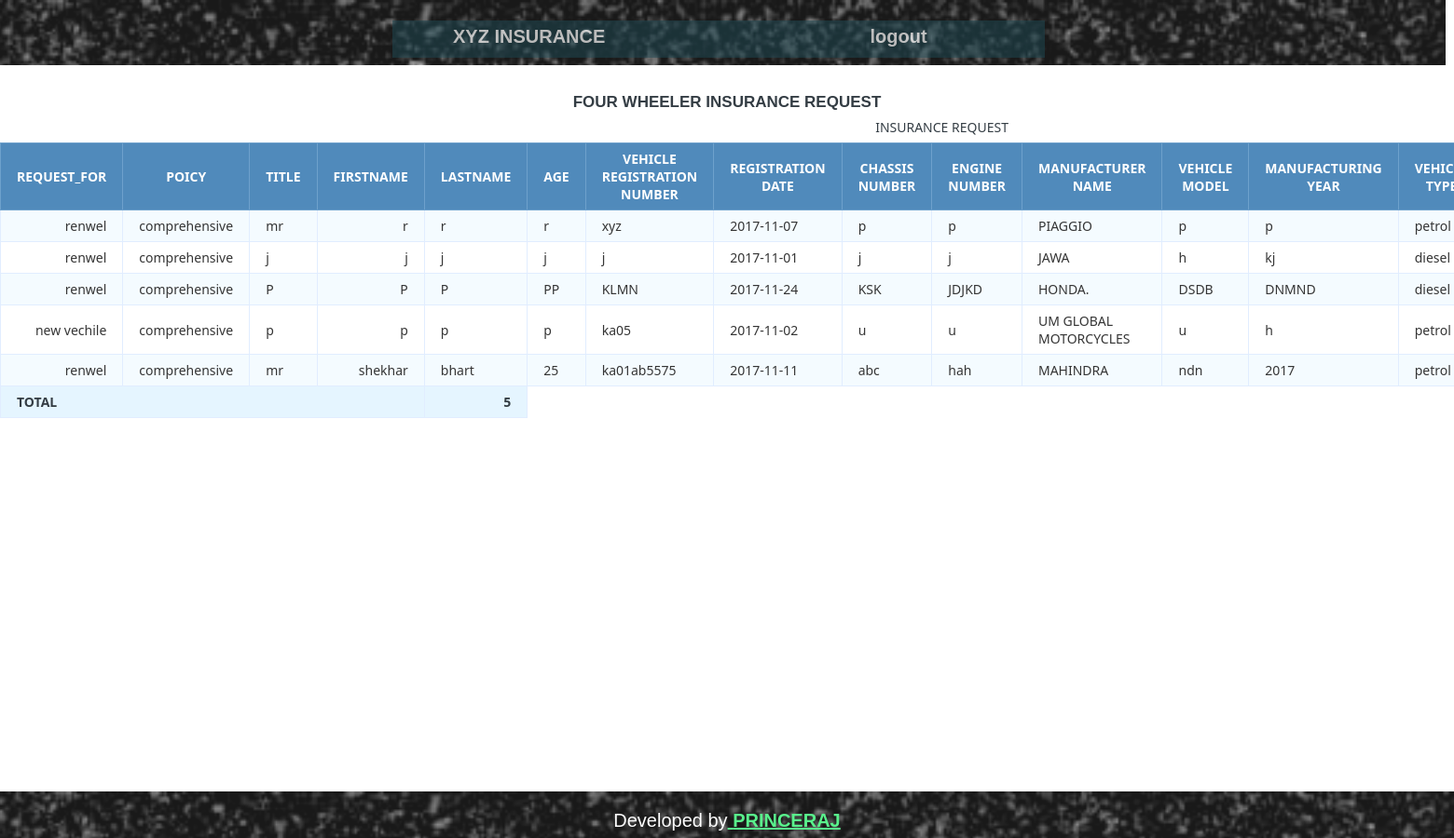
The app's page /project/fw_ins_dp.php (signed in) with its own data.
### tables this page shows
CREATE TABLE IF NOT EXISTS `fw_insurance` (
  `REQUEST_FOR` varchar(255) DEFAULT NULL,
  `POLICY` varchar(255) DEFAULT NULL,
  `TITLE` varchar(255) DEFAULT NULL,
  `FIRSTNAME` varchar(255) DEFAULT NULL,
  `LASTNAME` varchar(255) DEFAULT NULL,
  `AGE` varchar(255) DEFAULT NULL,
  `REG_NO` varchar(255) NOT NULL,
  `REGIS_DATE` varchar(255) DEFAULT NULL,
  `CHASSIS_NUM` varchar(255) DEFAULT NULL,
  `ENGINE_NUMB` varchar(255) DEFAULT NULL,
  `MANF_NAME` varchar(255) DEFAULT NULL,
  `MODEL` varchar(255) DEFAULT NULL,
  `MANFT_YEAR` varchar(255) DEFAULT NULL,
  `VECHILE_TYPE` varchar(255) DEFAULT NULL,
  `MOBILE_NUMBER` varchar(255) DEFAULT NULL,
  `EMAIL` varchar(255) DEFAULT NULL,
  `ADDRESS` varchar(255) DEFAULT NULL,
  PRIMARY KEY (`REG_NO`)
);

### project/fw_ins_dp.php (the view, shortened to what this page needs)
<?php
 require_once("dbcontroller.php");
$sql = 'SELECT *
		FROM fw_insurance';
$query = mysqli_query($conn, $sql);
?>
<html>
<head>
</head>
<body>
<header>
		<div id="nav"><br>
			<div id="nav_wrapper"><br><br><br>
				<ul>
					<li class="a"><a href="ins_req.php" style="font-size:20">XYZ INSURANCE</a></li>
					<li class="b"><a href="logout1.php">logout</a>
				</ul>
            </div>
		</div>
	</header>
	<div class="a">
	<h1>FOUR WHEELER INSURANCE REQUEST</h1>
	<table class="data-table">
		<caption class="title">INSURANCE REQUEST</caption>
		<thead>
			<tr>
            <th>REQUEST_FOR</th>
            <th>POICY</th>
          <th>TITLE</th>
          <th>FIRSTNAME</th>
          <th>LASTNAME</th>
          <th>AGE</th>
          <th>VEHICLE REGISTRATION NUMBER</th>
          <th>REGISTRATION DATE</th>
          <th>CHASSIS NUMBER</th>
          <th>ENGINE NUMBER</th>
          <th>MANUFACTURER NAME</th>
          <th>VEHICLE MODEL</th>
          <th>MANUFACTURING YEAR</th>
          <th>VEHICLE TYPE</th>
			</tr>
		</thead>
		<tbody>
		<?php
		while ($row = mysqli_fetch_array($query))
		{
            echo '<tr>
            <td>'.$row['REQUEST_FOR'].'</td>
            <td>'.$row['POLICY'].'</td>
			<td>'.$row['TITLE'].'</td>
			<td>'.$row['FIRSTNAME'].'</td>
			<td>'.$row['LASTNAME'].'</td>
			<td>'.$row['AGE'].'</td>
			<td>'.$row['REG_NO'].'</td>
			<td>'.$row['REGIS_DATE'].'</td>
			<td>'.$row['CHASSIS_NUM'].'</td>
			<td>'.$row['ENGINE_NUMB'].'</td>
			<td>'.$row['MANF_NAME'].'</td>
			<td>'.$row['MODEL'].'</td>
            <td>'.$row['MANFT_YEAR'].'</td>
            <td>'.$row['VECHILE_TYPE'].'</td>
			<td>'.$row['MOBILE_NUMBER'].'</td>
			<td>'.$row['EMAIL'].'</td>
			<td>'.$row['ADDRESS'].'</td>
			</tr>';
		}
		$total="CALL proc4()";
		$result=mysqli_query($conn, $total);
		$row=$result->fetch_assoc();
		?>
		</tbody>
		<tfoot>
			<tr>
				<th colspan="4">TOTAL</th>
				<th><?php echo $row["count(*)"] ?></th>
			</tr>
		</tfoot>
	</table>
	</div>
	</body>
<footer id="me">
<div id="foot">
    <p>Developed by<a href="#"><b> PRINCERAJ</b></a></p>
</div>
</footer>
</html>

### project/fw_ins_dp.php (style rules this page uses)
body { font-size: 15px; color: #343d44; font-family: "segoe-ui", "open-sans", tahoma, arial; padding: 0; margin: 0; }
table { margin: auto; font-family: "Lucida Sans Unicode", "Lucida Grande", "Segoe Ui"; font-size: 12px; }
h1 { margin: 25px auto 0; text-align: center; text-transform: uppercase; font-size: 17px; }
table td { transition: all .5s; }
.data-table { border-collapse: collapse; font-size: 14px; min-width: 537px; }
.data-table th, .data-table td { border: 1px solid #e1edff; padding: 7px 17px; }
.data-table caption { margin: 7px; }
.data-table thead th { background-color: #508abb; color: #FFFFFF; border-color: #6ea1cc !important; text-transform: uppercase; }
.data-table tbody td { color: #353535; }
.data-table tbody td:first-child, .data-table tbody td:nth-child(4), .data-table tbody td:last-child { text-align: right; }
.data-table tbody tr:nth-child(odd) td { background-color: #f4fbff; }
.data-table tfoot th { background-color: #e5f5ff; text-align: right; }
.data-table tfoot th:first-child { text-align: left; }
.a { width:100%; height:100%; margin-top:100px; }
header { position: fixed; width:100%; top: 0px; opacity: 0.9; }
footer { width:100%; }
#nav { width:100%; height: 70px; background-image: url("img2.jpg"); background-size: cover; margin-left:-9px; }
#nav_wrapper { height: 40px; width:700px; background-color: rgba(7, 56, 68, 0.73); margin-left: auto; margin-right:auto; margin-top:5px; opacity: 0.7; filter :alpha(opacity=70); }
#nav_wrapper ul li { list-style:none; display: inline; font-weight: bold; margin-top:-10px; padding: 10px; }
#nav_wrapper ul { margin-top:-45px; }
#nav_wrapper a { font-family: Arial, Helvetica, sansserif-; font-size: 20px; color:white; text-decoration: none; padding: 5px; }
#nav_wrapper ul li.a { margin-left: 10px; }
#nav_wrapper ul li.b { margin-left: 250px; }
#me { width:100%; bottom:0px; opacity: 0.9; position:fixed; }
#foot { width:100%; height:50px; background-image: url("img2.jpg"); background-size: cover; }
#foot p { font-family: Arial, Helvetica, sansserif-; font-size: 20px; padding-top: 20px; color:white; text-align: center; }
#foot p a { color:#47F180; }

### records on screen
fw_insurance: REQUEST_FOR "renwel", POLICY "comprehensive", TITLE "mr", FIRSTNAME "r", LASTNAME "r", AGE "r", REG_NO "xyz", REGIS_DATE "2017-11-07", CHASSIS_NUM "p", ENGINE_NUMB "p", MANF_NAME "PIAGGIO", MODEL "p", MANFT_YEAR "p", VECHILE_TYPE "petrol"
fw_insurance: REQUEST_FOR "renwel", POLICY "comprehensive", TITLE "j", FIRSTNAME "j", LASTNAME "j", AGE "j", REG_NO "j", REGIS_DATE "2017-11-01", CHASSIS_NUM "j", ENGINE_NUMB "j", MANF_NAME "JAWA", MODEL "h", MANFT_YEAR "kj", VECHILE_TYPE "diesel"
fw_insurance: REQUEST_FOR "renwel", POLICY "comprehensive", TITLE "P", FIRSTNAME "P", LASTNAME "P", AGE "PP", REG_NO "KLMN", REGIS_DATE "2017-11-24", CHASSIS_NUM "KSK", ENGINE_NUMB "JDJKD", MANF_NAME "HONDA.", MODEL "DSDB", MANFT_YEAR "DNMND", VECHILE_TYPE "diesel"
fw_insurance: REQUEST_FOR "new vechile", POLICY "comprehensive", TITLE "p", FIRSTNAME "p", LASTNAME "p", AGE "p", REG_NO "ka05", REGIS_DATE "2017-11-02", CHASSIS_NUM "u", ENGINE_NUMB "u", MANF_NAME "UM GLOBAL MOTORCYCLES", MODEL "u", MANFT_YEAR "h", VECHILE_TYPE "petrol"
fw_insurance: REQUEST_FOR "renwel", POLICY "comprehensive", TITLE "mr", FIRSTNAME "shekhar", LASTNAME "bhart", AGE "25", REG_NO "ka01ab5575", REGIS_DATE "2017-11-11", CHASSIS_NUM "abc", ENGINE_NUMB "hah", MANF_NAME "MAHINDRA", MODEL "ndn", MANFT_YEAR "2017", VECHILE_TYPE "petrol"

### other values on screen
$row["count(*)"] "5"
